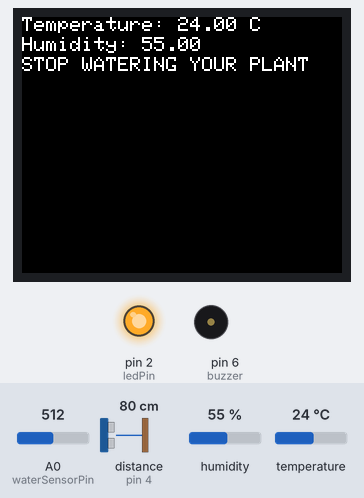
The sketch below on a simulated Arduino Uno, built with avr-gcc and run on an emulated ATmega328P. Parts: 160×128 colour display, output pins drawn as LEDs (lit = HIGH), buzzer (waves = sounding). The inputs (shaded band) are chosen by the test bench; at power-on: distance to the obstacle (sensor on pin 4) 80 cm, A0 (waterSensorPin) = 512, humidity 55 %, temperature 24 °C. The echo pulse lasts 58.3 µs per cm; what the sketch prints to the serial monitor is not drawn.

Above: at 5.9 s.
6.0 s: distance to the obstacle (sensor on pin 4) set to 23 cm
16.9 s: distance to the obstacle (sensor on pin 4) set to 18 cm
At 21.0 s:
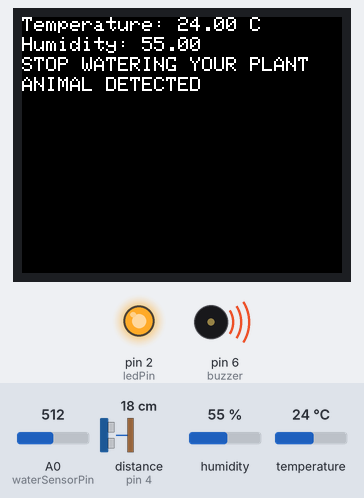
27.9 s: A0 (waterSensorPin) set to 314
At 35.3 s:
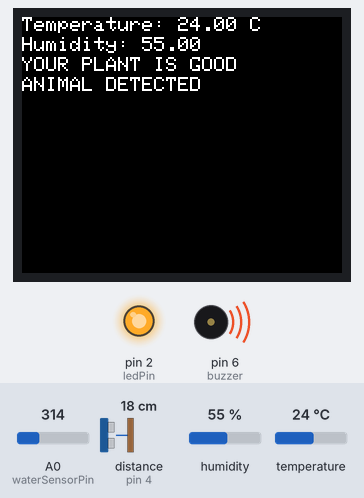
37.1 s: A0 (waterSensorPin) set to 292
At 41.5 s:
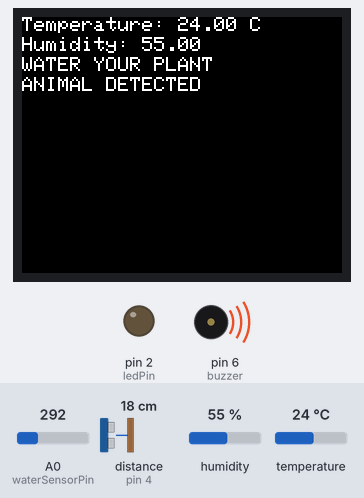
48.1 s: distance to the obstacle (sensor on pin 4) set to 35 cm
At 55.3 s:
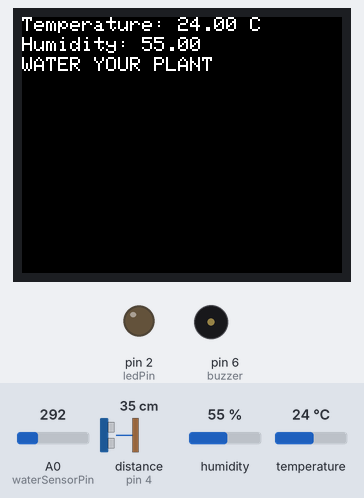
55.6 s: A0 (waterSensorPin) set to 306
At 59.8 s:
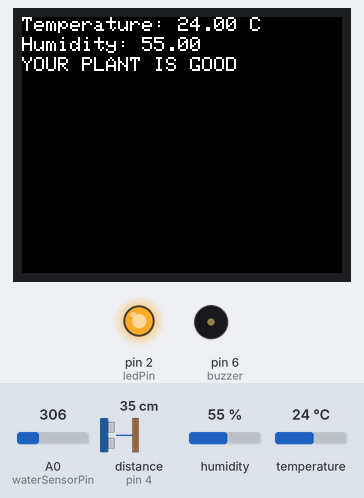
Timing chart, 0 to 61.3 s (numbered marks = the images above; inputs shaded):
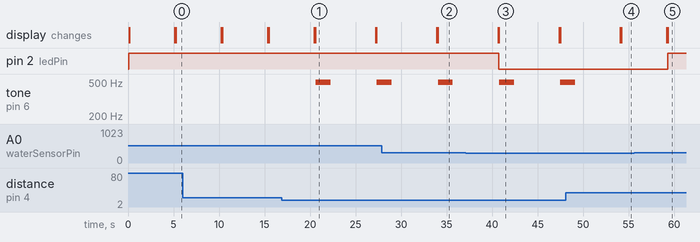

The sketch:

HackathonUTM.ino
```cpp
#include <Adafruit_AHTX0.h>
#include "NewPing.h"

// include TFT and SPI libraries
#include <TFT.h>
#include <SPI.h>

// pin definition for Arduino UNO
#define cs   10
#define dc   9
#define rst  8
#define MAX_DISTANCE 80

int analogPin = A0; //connect water sensor to analog interface 0
const int waterSensorPin = 0;
const int ledPin = 2;
const int buzzer = 6;
const int trigPin = 5; // define ultrasonic signal receiver pin ECHO to D4
const int echoPin = 4;

// Create an instance of the AHT10 sensor
Adafruit_AHTX0 aht;
TFT screen = TFT(cs, dc, rst);

NewPing sonar(trigPin, echoPin, MAX_DISTANCE);

void setup() {
  Serial.begin(9600);
  Serial.println("AHT10 test");
  pinMode(ledPin, OUTPUT);
  pinMode(buzzer, OUTPUT);
  pinMode(trigPin, OUTPUT);
  pinMode(echoPin, INPUT);

  digitalWrite(ledPin, LOW);
  // Initialize the sensor
  if (!aht.begin()) {
    Serial.println("Could not find AHT10 sensor! Check wiring.");
    while (1);
  }
  Serial.println("AHT10 found!");

  screen.begin();
  screen.background(0, 0, 0);
  screen.setTextSize(1);
  screen.stroke(255,255,255);

}

void detectObject() {
    if (sonar.ping_cm() <= 20) {
      // BUZ
        screen.text("ANIMAL DETECTED", 0, 30);
        for(int i=0;i<80*10;i++)// output a frequency sound
{ digitalWrite(buzzer,HIGH);// sound
delay(1);//delay1ms
digitalWrite(buzzer,LOW);//not sound
delay(1);//ms delay
    //not sound
  }
    }
}

void loop() {
  int sensorValue = analogRead(waterSensorPin);

  // Read temperature and humidity
  sensors_event_t humidity, temp;
  aht.getEvent(&humidity, &temp); // Populate temp and humidity objects with data

  // Print the results
  char num_temp[100];
  char strtemp1[64];
  // Temperature
  dtostrf(temp.temperature, 4, 2, strtemp1);

  sprintf(num_temp,"Temperature: %s C", strtemp1);
  screen.text(num_temp, 0, 0);

  // Humidity
  char num_humid[100];
  char strtemp2[64];
  dtostrf(humidity.relative_humidity, 4, 2, strtemp2);

  sprintf(num_humid,"Humidity: %s", strtemp2);
  screen.text(num_humid, 0, 10);


  if (sensorValue > 500) {
    // High water level: Turn on the LED
    digitalWrite(ledPin, HIGH);
    screen.text("STOP WATERING YOUR PLANT", 0, 20);
  } else if (sensorValue > 300) {
    // Medium water level: Turn on the LED
    digitalWrite(ledPin, HIGH);
    screen.text("YOUR PLANT IS GOOD", 0, 20);

  } else {
    // Low or no water: Turn off the LED
    digitalWrite(ledPin, LOW);
    screen.text("WATER YOUR PLANT", 0, 20);
  }
  detectObject();


  delay(5000); // Wait 5 second before the next reading

  screen.fillScreen(0);

}
```

Measured:
- the behaviour switches between 21 and 20 cm on distance to the obstacle (sensor on pin 4) (found by bisection; images 0 and 1)
- the behaviour switches between 301 and 300 on A0 (waterSensorPin) (found by bisection; images 2 and 3)
- after the input at 16.9 s, tone on pin 6 (buzzer): silent → 496 Hz after 3.7 s, → silent 1.6 s later, → 496 Hz 5.1 s later; the display: first differs from a run without the input after 3.7 s (image 1)
- after the input at 27.9 s, the display: first differs from a run without the input after 6.1 s (image 2)
- after the input at 37.1 s, pin 2 (ledPin): HIGH → LOW after 3.6 s; the display: first differs from a run without the input after 3.6 s (image 3)
- after the input at 48.1 s, tone on pin 6 (buzzer): goes on until 49.1 s, then stays silent; the display: first differs from a run without the input after 6.1 s (image 4)
- after the input at 55.6 s, pin 2 (ledPin): LOW → HIGH after 3.7 s; the display: first differs from a run without the input after 3.7 s (image 5)
